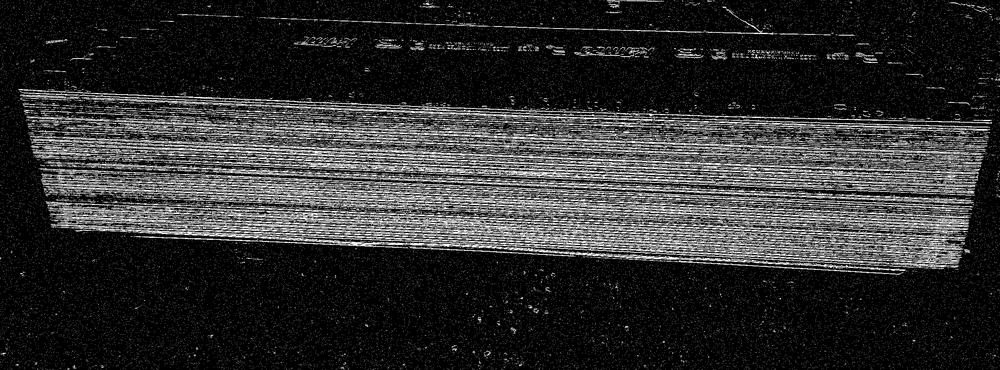
#> input picture data/Ramco_edits/2.1 processed_images/image7.png, 1000 x 370 px, shrunk from 2528 x 935 before the run, found by its file name
$ python counter_1.py
#> lines starting #> are read from the running program, lines starting #| are printed output that depends on the picture; after the words box and inside, x2 and y2 are one past the last pixel; in counts of white or black regions, pixels touching at a corner belong together
import cv2
import numpy as np
from matplotlib import pyplot as plt
from scipy.signal import find_peaks

class SheetStackCounter:
    def __init__(self):
        self.debug_mode = True

    def preprocess_image(self, img_path):
        """
        Preprocess the image to enhance edge detection for stacked sheets
        """
        # Read image
        img = cv2.imread(img_path)
        if img is None:
            raise ValueError(f"Could not load image from {img_path}")

        original = img.copy()

        # Convert to grayscale
        gray = cv2.cvtColor(img, cv2.COLOR_BGR2GRAY)

        # Apply multiple Gaussian blur iterations to reduce noise
        for _ in range(3):
            gray = cv2.GaussianBlur(gray, (5, 5), 0)

        # Enhance contrast using CLAHE (Contrast Limited Adaptive Histogram Equalization)
        clahe = cv2.createCLAHE(clipLimit=2.0, tileGridSize=(8, 8))
        gray = clahe.apply(gray)

        # Apply morphological operations to enhance horizontal lines
        # Create horizontal kernel
        kernel = cv2.getStructuringElement(cv2.MORPH_RECT, (25, 1))

        # Morphological opening to enhance horizontal lines
        gray = cv2.morphologyEx(gray, cv2.MORPH_OPEN, kernel)

        return original, gray

    def detect_edges(self, gray):
        """
        Detect edges and enhance horizontal features
        """
        # Canny edge detection with adjusted parameters
        edges = cv2.Canny(gray, 50, 150, apertureSize=3, L2gradient=True)

        # Create horizontal kernel for morphological operations
        horizontal_kernel = cv2.getStructuringElement(cv2.MORPH_RECT, (40, 1))
        edges_processed = cv2.morphologyEx(edges, cv2.MORPH_CLOSE, horizontal_kernel)

        return edges_processed

    def analyze_edge_density(self, edges, window_size=10):
        """
        Analyze horizontal edge density across the image height
        """
        height, width = edges.shape
        edge_density = []

        # Calculate edge density for each row using a sliding window
        for y in range(height):
            window_start = max(0, y - window_size // 2)
            window_end = min(height, y + window_size // 2 + 1)

            window_edges = edges[window_start:window_end, :]
            density = np.sum(window_edges) / (window_edges.shape[0] * window_edges.shape[1])
            edge_density.append(density)

        return np.array(edge_density)

    def find_peaks_in_density(self, edge_density, min_prominence=0.01, min_distance=5):
        """
        Find peaks in edge density that correspond to sheet edges
        """
        # Find peaks in the edge density
        peaks, properties = find_peaks(
            edge_density,
            prominence=min_prominence,
            distance=min_distance,
            height=np.mean(edge_density)  # Only consider peaks above average density
        )

        return peaks

    def count_sheets(self, img_path):
        """
        Main function to count sheets using density peaks method
        """
        try:
            # Preprocess image
            original, gray = self.preprocess_image(img_path)

            # Detect edges
            edges = self.detect_edges(gray)

            # Analyze edge density
            edge_density = self.analyze_edge_density(edges, window_size=10)

            # Find density peaks
            density_peaks = self.find_peaks_in_density(edge_density)

            if self.debug_mode:
                self.visualize_results(original, edges, edge_density, density_peaks)

            # Print results
            print(f"=== SHEET COUNTING RESULTS ===")
            print(f"Density peaks method: {len(density_peaks)} sheets detected")

            return len(density_peaks), original

        except Exception as e:
            print(f"Error processing image: {str(e)}")
            return 0, None

    def visualize_results(self, original, edges, edge_density, density_peaks):
        """
        Visualize the density peaks analysis results
        """
        # Create result image with detected sheet lines
        result_img = original.copy()

        # Draw detected sheet lines in green
        for y_pos in density_peaks:
            cv2.line(result_img, (0, int(y_pos)), (result_img.shape[1], int(y_pos)), (0, 255, 0), 3)

        # Create visualization
        plt.figure(figsize=(20, 10))

        # Original image
        plt.subplot(2, 3, 1)
        plt.imshow(cv2.cvtColor(original, cv2.COLOR_BGR2RGB))
        plt.title('Original Image')
        plt.axis('off')

        # Processed edges
        plt.subplot(2, 3, 2)
        plt.imshow(edges, cmap='gray')
        plt.title('Processed Edges')
        plt.axis('off')

        # Result with detected sheets
        plt.subplot(2, 3, 3)
        plt.imshow(cv2.cvtColor(result_img, cv2.COLOR_BGR2RGB))
        plt.title(f'Detected Sheets: {len(density_peaks)}')
        plt.axis('off')

        # Edge density profile
        plt.subplot(2, 3, 4)
        plt.plot(edge_density, range(len(edge_density)))
        plt.gca().invert_yaxis()
        plt.xlabel('Edge Density')
        plt.ylabel('Y Position (pixels)')
        plt.title('Edge Density Profile')
        plt.grid(True, alpha=0.3)

        # Edge density with peaks marked
        plt.subplot(2, 3, 5)
        plt.plot(edge_density, range(len(edge_density)), 'b-', alpha=0.7, label='Edge Density')
        for peak in density_peaks:
            plt.axhline(y=peak, color='red', linestyle='--', alpha=0.7)
        plt.gca().invert_yaxis()
        plt.xlabel('Edge Density')
        plt.ylabel('Y Position (pixels)')
        plt.title('Detected Peaks (Red Lines)')
        plt.grid(True, alpha=0.3)
        plt.legend()

        # Peak positions bar chart
        plt.subplot(2, 3, 6)
        plt.bar(['Detected Sheets'], [len(density_peaks)], color='green', alpha=0.7)
        plt.ylabel('Sheet Count')
        plt.title('Final Count')
        plt.grid(True, alpha=0.3, axis='y')

        # Add count label on bar
        plt.text(0, len(density_peaks) + 0.1, str(len(density_peaks)),
                ha='center', va='bottom', fontweight='bold')

        plt.tight_layout()
        plt.show()

def main():
    counter = SheetStackCounter()

    # Replace with your image path
    image_path = "3 nowrap_images_bound_sharp/image7.png"  # Update this with your actual image path

    try:
        sheet_count, processed_image = counter.count_sheets(image_path)
#> in preprocess_image, img is the input picture: shape (370, 1000, 3); min 0, max 255, mean 46.7
#> the loop in preprocess_image, `for _ in range(3):` made 3 passes
#> pass 1, in preprocess_image, `gray = cv2.GaussianBlur(gray, (5, 5), 0)`:
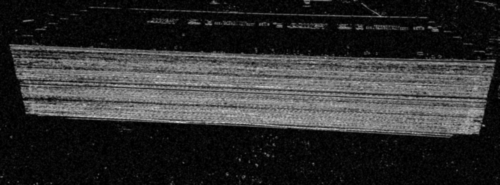
#> gray: shape (370, 1000) (shown at 1/2 size); min 0, max 224, mean 46.7
#> in preprocess_image, `gray = clahe.apply(gray)`:
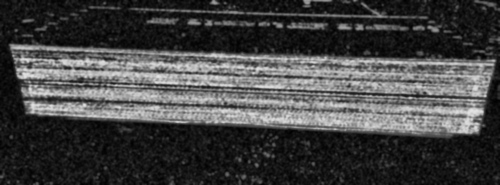
#> gray: shape (370, 1000) (shown at 1/2 size); min 0, max 229, mean 66.4
#> in preprocess_image, `gray = cv2.morphologyEx(gray, cv2.MORPH_OPEN, kernel)`:
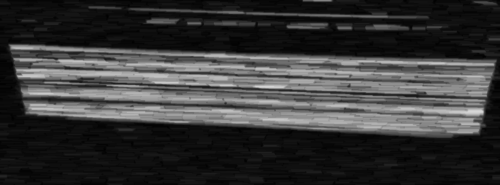
#> gray: shape (370, 1000) (shown at 1/2 size); min 0, max 215, mean 54.7
#> in detect_edges, `edges = cv2.Canny(gray, 50, 150, apertureSize=3, L2gradient=True)`:
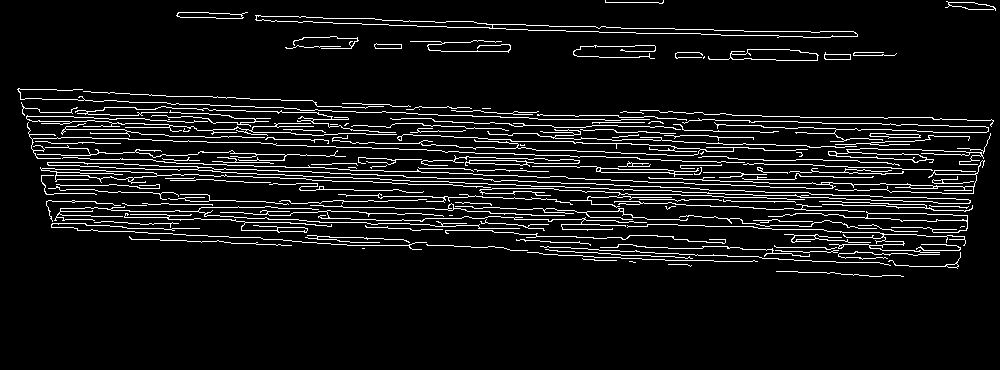
#> edges: shape (370, 1000); 7.8% white in thin lines or dots, all inside (x1, y1, x2, y2) = (17, 0, 996, 277)
#> in detect_edges, `edges_processed = cv2.morphologyEx(edges, cv2.MORPH_CLOSE, horizontal_..`:
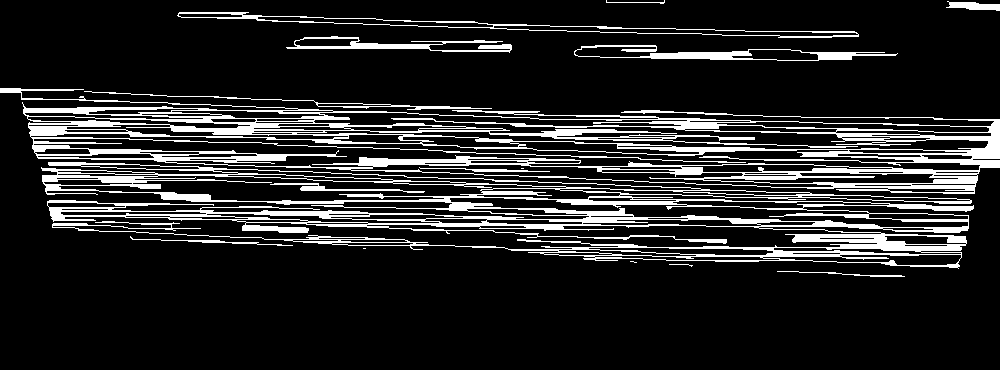
#> edges_processed: shape (370, 1000); 14.9% white; 16 white regions (3 under 20 px), largest, box (x1, y1, x2, y2) and area: (0, 88, 1000, 194) 25075, (41, 162, 974, 269) 23272, (177, 12, 859, 38) 1793
#> the loop in analyze_edge_density, `for y in range(height):` made 370 passes
#> density on passes 1 to 3: 9.65, 10.13, 10.58
#> after the loop in analyze_edge_density, `for y in range(height):`: edge_density = 370 values, max 109.6 at index 128, min 0 at index 66, mean 38.01
#> in find_peaks_in_density, `peaks, properties = find_peaks( edge_density, prominence=min_prominenc..`: peaks = 17 values from 50 to 250; properties = 4 items
#> in count_sheets, `density_peaks = self.find_peaks_in_density(edge_density)`: density_peaks = 17 values from 50 to 250
#> the loop in visualize_results, `for y_pos in density_peaks:` made 17 passes
#> y_pos on passes 1 to 8: 50, 128, 134, 146, 159, 167, 174, 181
#> after the loop in visualize_results, `for y_pos in density_peaks:`:
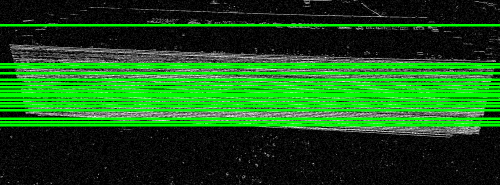
#> result_img: shape (370, 1000, 3) (shown at 1/2 size); mean B, G, R 24.8, 83.4, 24.8
#> the loop in visualize_results, `for peak in density_peaks:` made 17 passes
#> in visualize_results, `plt.show()`:
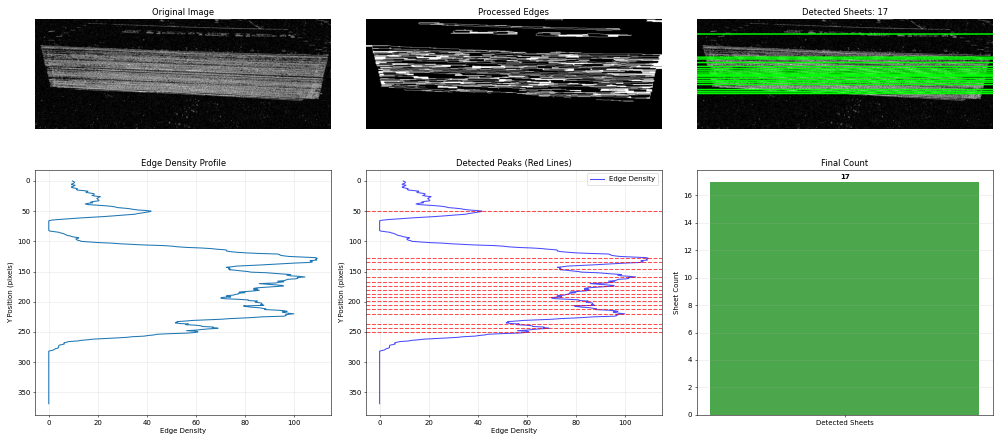
#> figure drawn by matplotlib, 6 panels
#| Density peaks method: 17 sheets detected
#> sheet_count = 17
        print(f"\nFinal Result: {sheet_count} sheets detected in the stack")
#| Final Result: 17 sheets detected in the stack

    except Exception as e:
        print(f"Error: {e}")
        print("Please make sure to update the image_path variable with your actual image file path")

if __name__ == "__main__":
    main()

$ run again, with data/Ramco_edits/2.1 processed_images/image1.png copied over data/Ramco_edits/2.1 processed_images/image7.png
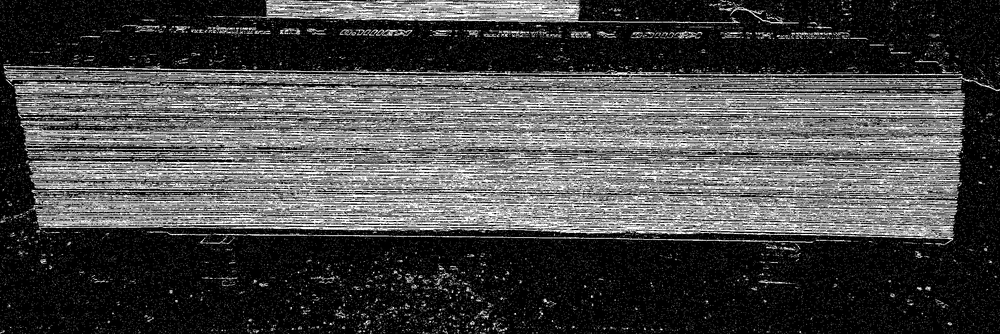
#> input picture data/Ramco_edits/2.1 processed_images/image1.png, 1000 x 334 px, shrunk from 2528 x 845 before the run, found by its file name
#> in preprocess_image, img is the input picture: shape (334, 1000, 3); min 0, max 255, mean 71.5
#> in detect_edges, `edges = cv2.Canny(gray, 50, 150, apertureSize=3, L2gradient=True)`:
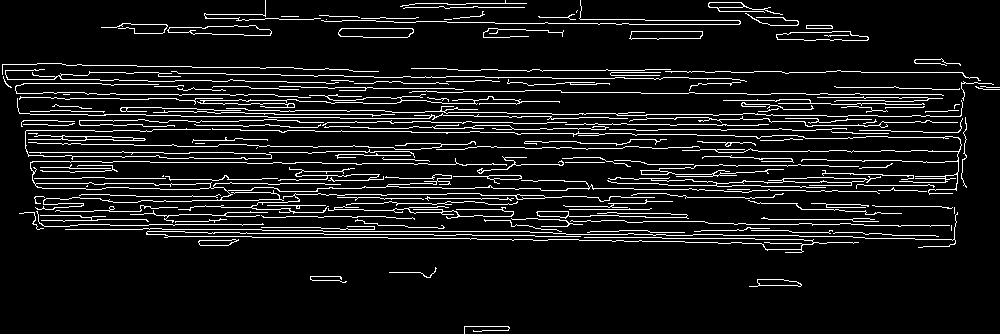
#> edges: shape (334, 1000); 9% white in thin lines or dots
#> edges_processed: shape (334, 1000); 16.2% white; 28 white regions (3 under 20 px), largest, box (x1, y1, x2, y2) and area: (0, 63, 1000, 248) 43457, (205, 0, 834, 29) 2529, (147, 231, 860, 253) 2003
#> the loop in analyze_edge_density, `for y in range(height):` made 334 passes
#> density on passes 1 to 3: 14.11, 16.43, 20.24
#> after the loop in analyze_edge_density, `for y in range(height):`: edge_density = 334 values, max 99.57 at index 183, min 0 at index 46, mean 41.42
#> peaks = 21 values from 23 to 234; properties = 4 items
#> density_peaks = 21 values from 23 to 234
#> the loop in visualize_results, `for y_pos in density_peaks:` made 21 passes
#> y_pos on passes 1 to 8: 23, 77, 83, 89, 102, 113, 119, 125
#> after the loop in visualize_results, `for y_pos in density_peaks:`:
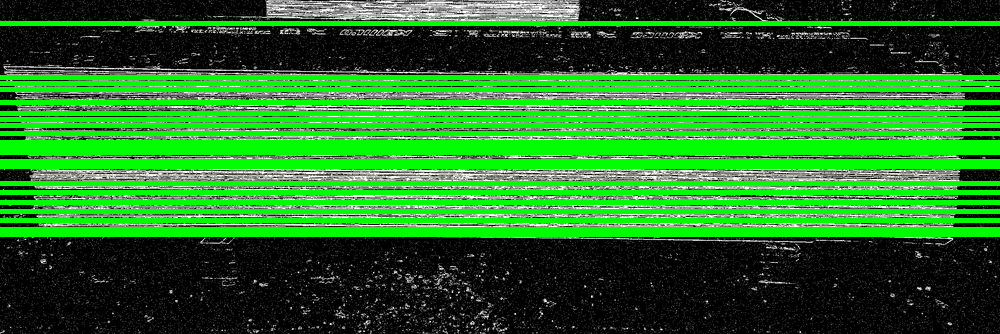
#> result_img: shape (334, 1000, 3); mean B, G, R 35.2, 115.4, 35.2
#> the loop in visualize_results, `for peak in density_peaks:` made 21 passes
#| Density peaks method: 21 sheets detected
#> sheet_count = 21
#| Final Result: 21 sheets detected in the stack

$ run again, with data/Ramco_edits/2.1 processed_images/image10.png copied over data/Ramco_edits/2.1 processed_images/image7.png
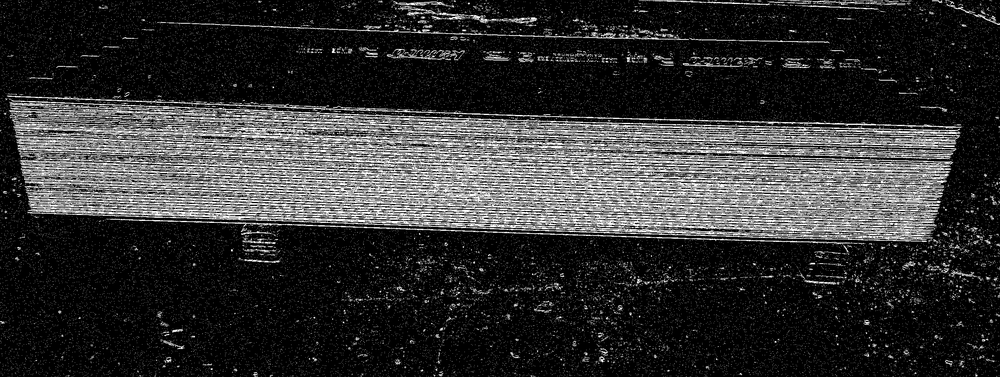
#> input picture data/Ramco_edits/2.1 processed_images/image10.png, 1000 x 377 px, shrunk from 2528 x 954 before the run, found by its file name
#> in preprocess_image, img is the input picture: shape (377, 1000, 3); min 0, max 255, mean 49.8
#> in detect_edges, `edges = cv2.Canny(gray, 50, 150, apertureSize=3, L2gradient=True)`:
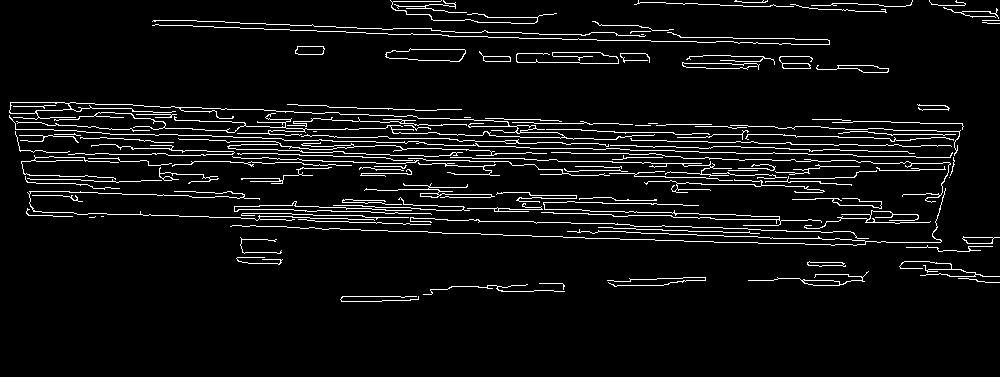
#> edges: shape (377, 1000); 6% white in thin lines or dots, all inside (x1, y1, x2, y2) = (9, 0, 1000, 302)
#> edges_processed: shape (377, 1000); 11.7% white; 26 white regions (1 under 20 px), largest, box (x1, y1, x2, y2) and area: (0, 102, 1000, 246) 31999, (386, 48, 890, 73) 3342, (153, 20, 831, 45) 1908
#> the loop in analyze_edge_density, `for y in range(height):` made 377 passes
#> density on passes 1 to 3: 44.75, 43.68, 40.58
#> after the loop in analyze_edge_density, `for y in range(height):`: edge_density = 377 values, max 91.29 at index 133, min 0 at index 78, mean 29.76
#> peaks = [6, 58, 124, 133, 142, 149, 158, 165, 170, 196, 202, 215, 236]; properties = 4 items
#> density_peaks has the same summary as peaks in find_peaks_in_density
#> the loop in visualize_results, `for y_pos in density_peaks:` made 13 passes
#> y_pos on passes 1 to 8: 6, 58, 124, 133, 142, 149, 158, 165
#> after the loop in visualize_results, `for y_pos in density_peaks:`:
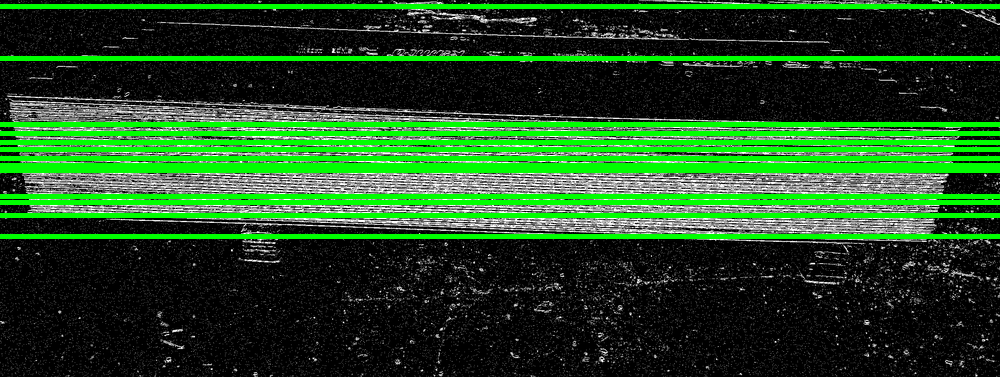
#> result_img: shape (377, 1000, 3); 17.24% of pixels changed, all inside (x1, y1, x2, y2) = (0, 4, 1000, 239)
#> the loop in visualize_results, `for peak in density_peaks:` made 13 passes
#| Density peaks method: 13 sheets detected
#> sheet_count = 13
#| Final Result: 13 sheets detected in the stack
